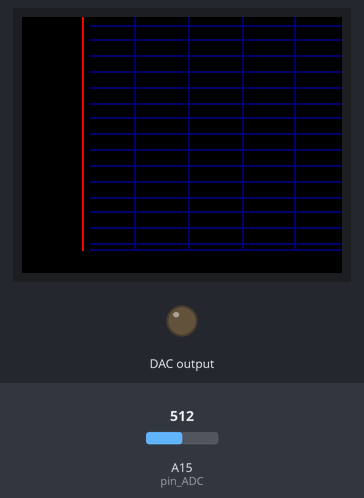
A sketch run on a simulated Arduino Mega 2560, built with avr-gcc and run on an emulated ATmega2560. Shown: 160×128 colour display, output pins drawn as LEDs (lit = HIGH). Wiring (inferred from the names in the program): MCP4725 DAC at I2C address 0x60. The test bench sets the inputs (shaded band); at power-on: A15 (pin_ADC) = 512. What the sketch prints to the serial monitor is not drawn.

Above: at 4.2 s.
4.3 s: A15 (pin_ADC) set to 514
At 5.4 s:
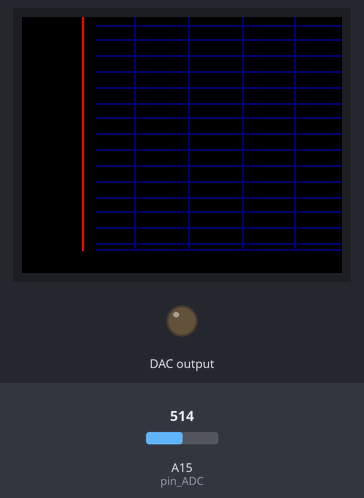
7.3 s: A15 (pin_ADC) set to 716
At 8.6 s:
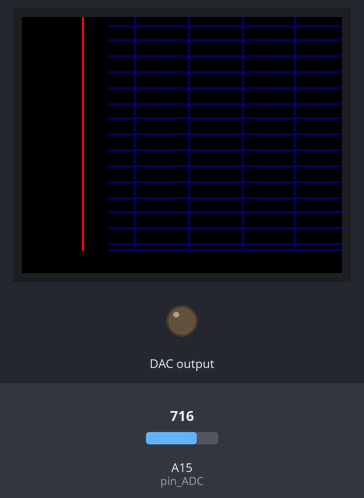
13.3 s: A15 (pin_ADC) set to 900
At 14.8 s:
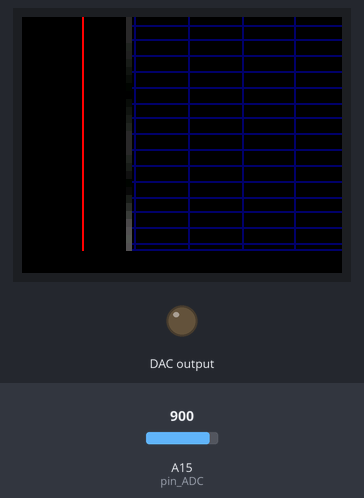
Timing chart, 0 to 16.3 s (numbered marks = the images above; inputs shaded):
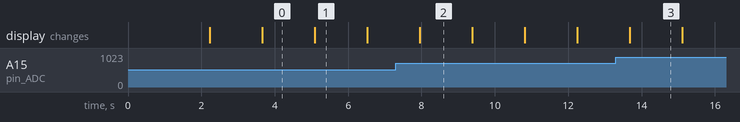

The sketch:

GPR_english.ino
```cpp
#include <SD.h>

//////////////////////////////////
//     <c> Mirel Paun 2020      //
//////////////////////////////////


const uint16_t  Display_Color_Black        = 0x0000;
const uint16_t  Display_Color_Blue         = 0x001F;
const uint16_t  Display_Color_Red          = 0xF800;
const uint16_t  Display_Color_Green        = 0x07E0;
const uint16_t  Display_Color_Cyan         = 0x07FF;
const uint16_t  Display_Color_Magenta      = 0xF81F;
const uint16_t  Display_Color_Yellow       = 0xFFE0;
const uint16_t  Display_Color_White        = 0xFFFF;

//sampling period is 224.38 us
#define Adresa_MCP4725 96             //DAC adress
#define pin_ADC A15                   //ADC input pin
#define pin_BAT A13                   //Battery voltage input pin
#define WHITE     0x0000              //color CHANGE ME BACK - 0xFFFF
#define BLACK     0x0000              //color
#define RED       0xF800              //color
#define GREEN     0x07E0              //color
#define DKBLUE    0x000D              //color
#define buton_sus 7
#define buton_OK 6
#define buton_jos 5
#define senzor_pas 3
#define SDC_CS 53                     //SD card control pin
#include <Wire.h>
#include <arduinoFFT.h>
#include "Free_Fonts.h"
#include <SD.h>
#include <Adafruit_GFX.h>    // Core graphics library
#include <Adafruit_ST7735.h> // Hardware-specific library for ST7735

#define TFT_CS        A5
#define TFT_RST        A4 // Or set to -1 and connect to Arduino RESET pin
#define TFT_DC         A3
#define TFT_MOSI A2  // Data out
#define TFT_SCLK A1  // Clock out
Adafruit_ST7735 tft = Adafruit_ST7735(TFT_CS, TFT_DC, TFT_MOSI, TFT_SCLK, TFT_RST);
arduinoFFT FFT = arduinoFFT();

File fisier;

const word battery_voltage_thresholds[3] = {384, 392, 401};   //battery voltage threshold levels: low - med1 - med2 (V_bat/5V*1023*0.4)

//GPR global parameters
const double GPR_horizontal_step = 0.24;    //GPR horizontal step [m]
const double bandwidth = 587000000;           //GPR bandwidth [Hz]; 910 MHz - 323 MHz
const double max_amplitude = 30000; // original value is 30000, changed for testing  //maximum FFT module value (for scaling)
const word sample_size_no = 256;                //sample no.
const double tftFontHeight = 0.1;

//menus
const char *materials_to_penetrate[] = {"Air - 0.3 m/ns", "Ice - 0.16 m/ns", "Dry sand - 0.15 m/ns", "Dry soil (Granite) - 0.13 m/ns", "Limestone - 0.12 m/ns", "Asphalt - 0.11 m/ns", "Concrete - 0.1 m/ns", "Moist soil - 0.09 m/ns", "Wet soil (Silt) - 0.07 m/ns", "Saturated sand (Clay) - 0.06 m/ns", "Sweet water - 0.03 m/ns", "Salt water - 0.01 m/ns"};
const double wave_speed[] = {300000000, 160000000, 150000000, 130000000, 120000000, 110000000, 100000000, 90000000, 70000000, 60000000, 30000000, 10000000};
const word resolution_mults[] = {16, 32, 64, 128}; //resolution multiples
const double depth_steps[] = 		{10, 5, 2.5, 1, 0.5, 0.25, 0.1, 0.05, 0.025, 0.01};
const word decimal_depth_steps[] =  {0,  0, 1  , 0,   1,    2,   1,    2,     3,    2};
const word distance[] = {12, 24, 48, 96};

//graph constants
const word orig_x = 30, orig_y = 116, graph_width = 160, graph_height = 128; //graph origin coord. and dimensions [pixels] - 128x160 origy = 116, x = 30
//variabile globale afisare grafic
double max_dist, pas_dist, max_adanc, min_adanc, pas_adanc, resolution; // [m]
double c; //[m/s]
word num_cel_res_horizontal, num_cel_res_vertical, height_res, res_width, nr_zecimale_pasi_adanc, xpos, ypos, pas = 0;

//antenna coupling correction (anechoic chamber acquisition)
//const word corectie[nr_esant] = {497, 497, 477, 383, 251, 163, 125, 113, 146, 210, 305, 430, 550, 682, 801, 893, 947, 964, 922, 787, 654, 569, 521, 486, 455, 446, 451, 454, 439, 409, 377, 352, 337, 332, 323, 334, 342, 354, 371, 384, 397, 410, 420, 433, 449, 468, 496, 528, 560, 596, 637, 674, 705, 726, 733, 735, 735, 738, 749, 757, 760, 754, 731, 699, 657, 597, 520, 432, 342, 264, 213, 180, 164, 164, 173, 194, 222, 252, 288, 316, 350, 390, 425, 459, 491, 522, 548, 571, 590, 606, 624, 642, 660, 681, 694, 703, 706, 701, 692, 676, 651, 623, 590, 557, 528, 501, 477, 457, 443, 433, 429, 429, 431, 433, 439, 449, 462, 476, 492, 508, 525, 543, 566, 587, 604, 609, 603, 589, 570, 547, 519, 482, 434, 376, 326, 277, 233, 194, 159, 147, 167, 224, 306, 383, 449, 503, 545, 576, 601, 611, 615, 616, 617, 617, 616, 614, 613, 609, 602, 593, 584, 577, 571, 566, 559, 553, 545, 539, 533, 528, 524, 521, 518, 515, 510, 505, 500, 496, 493, 490, 485, 480, 477, 475, 474, 475, 476, 479, 484, 490, 496, 502, 508, 514, 522, 532, 538, 542, 541, 540, 538, 536, 536, 534, 531, 525, 520, 511, 503, 497, 491, 487, 483, 479, 473, 467, 468, 468, 466, 466, 466, 466, 467, 467, 470, 468, 467, 467, 466, 466, 465, 465, 467, 468, 467, 468, 467, 471, 473, 475, 477, 480, 482, 484, 486, 489, 491, 494, 495, 497, 497, 498, 498, 499, 498, 498};

//global variables
word i, scaled_amplitude, color, samples[sample_size_no];
double real[sample_size_no], imag[sample_size_no], corrected_amplitude_with_dist;
boolean cont, card;

//------------------------------------------------------------------------
void setup()
{
  Serial.begin(115200);
  Wire.begin();
  Wire.setClock(400000);

  tft.initR(INITR_BLACKTAB);      // Init ST7735S chip, black tab
  tft.setFont();
  tft.setTextSize(1);
  tft.fillScreen(BLACK);
  tft.setRotation(1);
  tft.setTextColor(Display_Color_White, Display_Color_Black);
  xpos = tft.width() / 2; // Middle screen
  ypos = (tft.height() / 2) - tftFontHeight; //tft.fontHeight(GFXFF); // Middle screen

  pinMode(buton_sus, INPUT);
  pinMode(buton_OK, INPUT);
  pinMode(buton_jos, INPUT);
  pinMode(senzor_pas, INPUT);

  //tft.drawString("<c> Mirel Paun 2020", xpos, ypos, GFXFF);
  delay(1000);
  tft.fillScreen(BLACK);

  card = false; //no SD card
  //tft.drawString("SD Card missing!!!", xpos, ypos, GFXFF);
  //Serial.print("heck. - SD card missing WArning");
  delay(1000);

  //DAC at 0
  Wire.beginTransmission(Adresa_MCP4725);
  Wire.write( 0 );        //MSB
  Wire.write( 0 );        //LSB
  Wire.endTransmission();
  delay(10);

  if (card)
  {
    //Verify file existance, if missing, create it and write speed index
    if (!SD.exists("Date.dat")) {
      fisier = SD.open("Date.dat", FILE_WRITE);
      fisier.write(highByte(i));
      fisier.write(lowByte(i));
      fisier.close();
    }
  }

  // TODO find actual tuning vals to run GPR - rn just using dummy wave_speed, depth, etc vals!

  // vel params
  resolution = wave_speed[0] / (2.0 * bandwidth); //depth resolution [m]
  min_adanc = -4 * resolution;  	 //offset cables + antennas (aprox. 4 * rezolution)

  // depth params
  num_cel_res_vertical = resolution_mults[1];
  max_adanc = num_cel_res_vertical * resolution + min_adanc;
  pas_adanc = depth_steps[4];
  nr_zecimale_pasi_adanc = decimal_depth_steps[4];

  // dist params
  max_dist = distance[0];
  pas_dist = max_dist / 6;

  //graph parameters
  height_res = graph_height / num_cel_res_vertical;  	  				  //[pixels]
  num_cel_res_horizontal = max_dist / GPR_horizontal_step;
  res_width = graph_width / num_cel_res_horizontal;                   //[pixels]
  // Draw grid
  tft.fillScreen(BLACK);
  Graph(tft, orig_x, orig_y, graph_width, graph_height, 0, max_dist, pas_dist, min_adanc, max_adanc, pas_adanc, "GPR", "Distance [m]", "Depth [m]");
  //afis_card();
  //masurare_afis_bat();
}

//------------------------------------------------------------------------
void loop()
{
  // look every second? TODO TUNE THIS
  delay(1000);

  // If screen is full, delete and start again
  if (((pas % num_cel_res_horizontal) == 0) && (pas != 0))
  {
    word sreen_nr = pas / num_cel_res_horizontal;
    tft.fillScreen(BLACK);
    Graph(tft, orig_x, orig_y, graph_width, graph_height, sreen_nr * max_dist, (sreen_nr + 1) * max_dist, pas_dist, min_adanc, max_adanc, pas_adanc, "GPR", "Distance [m]", "Depth [m]");
    // afis_card();
    // masurare_afis_bat();
  }
  // Generate modulation signal and sample radar echo
  for (i = 0; i <= 4080; i = i + 16) // DAC goes from 0 - 4.98V
  {
    // Write to DAC
    Wire.beginTransmission(Adresa_MCP4725);
    Wire.write( highByte(i) );        //MSB
    Wire.write( lowByte(i) );         //LSB
    Wire.endTransmission();
    // Read from ADC
    samples[i >> 4] = analogRead(pin_ADC); // >>4 means /16
  }
  //Bring DAC to 0
  Wire.beginTransmission(Adresa_MCP4725);
  Wire.write( 0 );        //MSB
  Wire.write( 0 );        //LSB
  Wire.endTransmission();

  //Store on SD Card
  if (card)
  {
    fisier = SD.open("Date.dat", FILE_WRITE);
    for (i = 0; i < sample_size_no; i++)
    {
      fisier.write(highByte(samples[i]));
      fisier.write(lowByte(samples[i]));
    }
    fisier.close();
  }

  // Prepare data for FFT
  for (i = 0; i < sample_size_no; i++)
  {
    //real[i] = (double)(esantioane[i]) - (double)(corectie[i]); // Load samples and correct antenna coupling
    real[i] = (double)(samples[i]) - 512.0;    // Load samples and remove d.c.
    imag[i] = 0.0;                                // Delete imaginary part
  }
  // Compute FFT
  FFT.Compute(real, imag, sample_size_no, FFT_FORWARD); //FFT
  FFT.ComplexToMagnitude(real, imag, sample_size_no);   //Compute FFT and store it in real
  //Draw one column
  for (i = 0; i < num_cel_res_vertical; i++)
  {
    if(i <= 40) corrected_amplitude_with_dist = real[i] * exp(i * 0.1);   // distance correction
    else corrected_amplitude_with_dist = real[i] * 54.598;                // distance correction
    scaled_amplitude = (word)(corrected_amplitude_with_dist * 255.0 / max_amplitude);
    Serial.println(scaled_amplitude);
    if (scaled_amplitude > 255) scaled_amplitude = 255;
    color = (((scaled_amplitude & 0b11111000) << 8) + ((scaled_amplitude & 0b11111100) << 3) + (scaled_amplitude >> 3));
    tft.fillRect(orig_x + 1 + pas % num_cel_res_horizontal * res_width, orig_y + 1 - graph_height + i * height_res, res_width, height_res, color);
  }
  pas++;
}

// Grid drawing routine
void Graph(Adafruit_ST7735 &tft, double gx, double gy, double w, double h,
           double xlo, double xhi, double xinc,
           double ylo, double yhi, double yinc,
           char *title, char *xlabel, char *ylabel)
{
  double ydiv, xdiv;
  double i;
  double temp;
  int rot, newrot;

  unsigned int gcolor = DKBLUE; //grid color
  unsigned int acolor = RED;    //axis color
  unsigned int tcolor = WHITE;  //text color
  unsigned int bcolor = BLACK;  //background color

  tft.setFont(); //------------------------
  //tft.setTextDatum(MR_DATUM);

  // draw x axis
  tft.drawLine(gx, gy - h, gx + w, gy - h, acolor);  //red axis
  tft.setTextColor(acolor, bcolor);
  //tft.drawString(xlabel, (int)(gx + w) , (int)(gy - h) - 5, 2);
  // draw origin
  tft.setTextColor(tcolor, bcolor);
  //tft.drawFloat(ylo, 3, gx - 4, gy - h, 1);

  for (i = 0; i <= yhi; i += yinc)
  {
    temp =  gy - h + (i - ylo) * h / (yhi - ylo);
    tft.drawLine(gx, temp, gx + w, temp, gcolor);
    // draw y axis labels
    tft.setTextColor(tcolor, bcolor);
    //tft.drawFloat(i, nr_zecimale_pasi_adanc, gx - 4, temp, 1);
  }
  tft.drawLine(gx, gy, gx + w, gy, gcolor);//graph bottom line

  // draw y axis
  for (i = xlo; i <= xhi; i += xinc)
  {
    temp =  (i - xlo) * w / (xhi - xlo) + gx;
    if (i == xlo) 									//red axis
    {
      tft.drawLine(temp, gy, temp, gy - h, acolor);
      tft.setTextColor(acolor, bcolor);
      //tft.setTextDatum(BC_DATUM);
      //tft.drawString(ylabel, (int)temp, (int)(gy - h - 8) , 2);
    }
    else
    {
      tft.drawLine(temp, gy, temp, gy - h + 1, gcolor);
    }
    //draw x axis labels
    tft.setTextColor(tcolor, bcolor);
    //tft.setTextDatum(TC_DATUM);
    //tft.drawNumber(i, temp, gy + 7, 1);
  }

  //draw graph label
  tft.setTextColor(tcolor, bcolor);
  //tft.drawString(title, (int)(gx + w / 2) , (int)(gy - h - 30), 4);
}

// void afis_card()
// {
//   if (card)
//   {
//     tft.setTextColor(GREEN, BLACK);
//     //tft.drawString("CARD OK", 370, 2, 2);
//   }
//   else
//   {
//     tft.setTextColor(RED, BLACK);
//     //tft.drawString("NO CARD", 370, 2, 2);
//   }
// }

// void masurare_afis_bat(void)
// {
//   //Measure and display battery state
//   word val = analogRead(pin_BAT);
//   if (val <= battery_voltage_thresholds[0]) // low
//   {
//     tft.drawRect(430, 5, 20, 12, RED);
//     tft.drawRect(431, 6, 18, 10, RED);
//     tft.fillRect(450, 7, 3, 8, RED);
//     tft.fillRect(432, 7, 16, 8, BLACK);
//   }
//   else if (val <= battery_voltage_thresholds[1]) // med1
//   {
//     tft.drawRect(430, 5, 20, 12, WHITE);
//     tft.fillRect(450, 7, 3, 8, WHITE);
//     tft.fillRect(432, 7, 5, 8, WHITE);
//     tft.fillRect(437, 7, 11, 8, BLACK);
//   }
//   else if (val <= battery_voltage_thresholds[2]) // med2
//   {
//     tft.drawRect(430, 5, 20, 12, WHITE);
//     tft.fillRect(450, 7, 3, 8, WHITE);
//     tft.fillRect(432, 7, 11, 8, WHITE);
//     tft.fillRect(443, 7, 5, 8, BLACK);
//   }
//   else // max
//   {
//     tft.fillRect(430, 5, 20, 12, WHITE);
//     tft.fillRect(450, 7, 3, 8, WHITE);
//   }
// }
```

Source omitted: Free_Fonts.h (9974 bytes)

Measured:
- the behaviour switches between 513 and 514 on A15 (pin_ADC) (found by bisection; images 0 and 1)
- after the input at 7.3 s, DAC output: stays LOW (without the input it goes to HIGH after 6.0 s)
- after the input at 13.3 s, DAC output: stays LOW (without the input it goes to HIGH after 7.1 s); the display: changes after 0.38 s (image 3)
- what the display in image 1 shows lasts 1.4 s, from 5.1 s to 6.5 s
